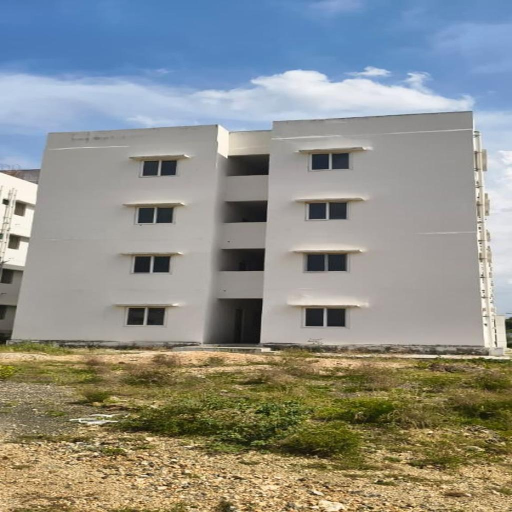
#> input picture OrgImages/Image_8.jpg, 1024 x 1024 px, found by its file name (shown at 1/2 size)
$ python floor_count_contours.py
#> lines starting #> are read from the running program, lines starting #| are printed output that depends on the picture; after the words box and inside, x2 and y2 are one past the last pixel; in counts of white or black regions, pixels touching at a corner belong together
# Importing required packages
import cv2
import numpy as np

# LFunction to count floors based on contours
def count_floors(image_path,
    blur_ksize = (5, 5),
    block_size = 21,
    C = 10,
    morph_kernel_size = (5, 5),
    morph_iterations = 2,
    aspect_ratio_range = (0.5, 2.0),
    area_range = (1000, 20000),
    floor_tolerance = 40,
    resize_width = 800,
    show_result = True):

    """
    Count floors in a building image using classical computer vision (no deep learning).
    Parameters:
    -----------
    image_path : str --> Path to input image
    blur_ksize : tuple(int, int) --> Gaussian blur kernel size
    block_size : int --> Block size for adaptive threshold (must be odd)
    C : int --> Constant subtracted in adaptive thresholding
    morph_kernel_size : tuple(int, int) --> Kernel size for morphological closing
    morph_iterations : int --> Number of morphological iterations
    aspect_ratio_range : tuple(float, float) --> Acceptable (min, max) window width/height ratio
    area_range : tuple(int, int) --> Acceptable (min, max) contour area for window candidates
    floor_tolerance : int --> Pixel distance to group windows into the same floor
    resize_width : int --> Width to resize image for consistency
    show_result : bool --> Whether to display the output image
    """
#> called with blur_ksize = (3, 3), block_size = 15, C = 5, morph_kernel_size = (7, 7), morph_iterations = 3, aspect_ratio_range = (0.3, 3), area_range = (400, 40000), floor_tolerance = 30

    # Load the Image
    try:
        img = cv2.imread(image_path)
#> img is the input picture: shape (1024, 1024, 3); mean B, G, R 138.3, 144.5, 142.8
    except Exception as e:
        raise FileNotFoundError("Image Not Found")

    # Resize the Image for Consistency
    height, width = img.shape[:2]
    scale = resize_width / width
    img = cv2.resize(img, (int(width * scale), int(height * scale)))
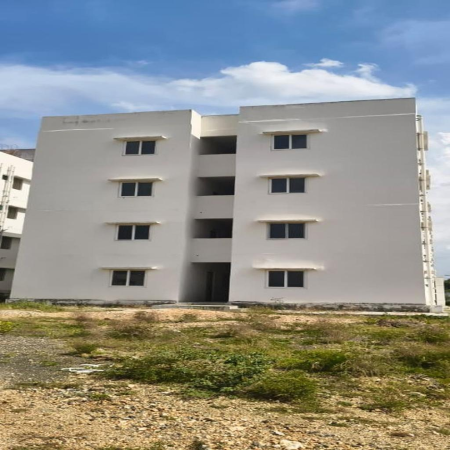
#> img: shape (900, 900, 3) (shown at 1/2 size); mean B, G, R 138.2, 144.4, 142.7

    # Convert the Image into grayscale
    gray = cv2.cvtColor(img, cv2.COLOR_BGR2GRAY)
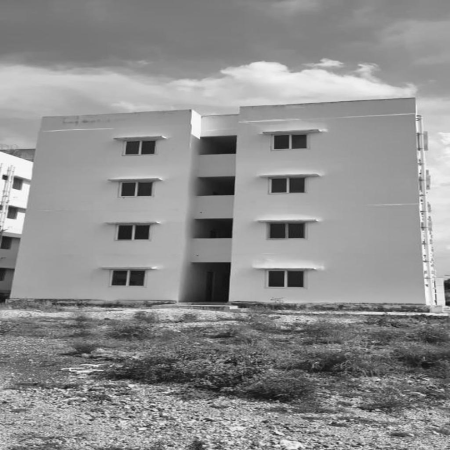
#> gray: shape (900, 900) (shown at 1/2 size); min 9, max 254, mean 143.2

    # Apply CLAHE on the gray image
    clahe = cv2.createCLAHE(clipLimit = 3.0, tileGridSize = (8,8))
    gray = clahe.apply(gray)
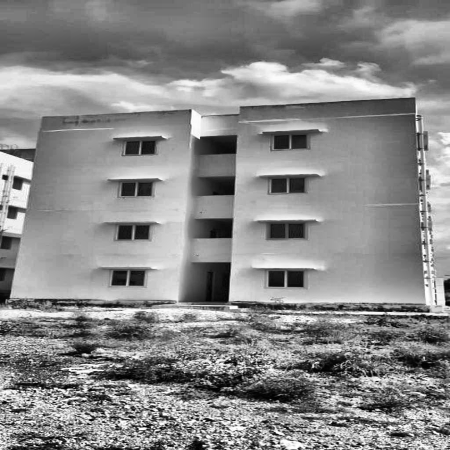
#> gray: shape (900, 900) (shown at 1/2 size); min 0, max 255, mean 137.2

    # Apply Gaussian Blur to reduce noise and improve edge detection
    blurred = cv2.GaussianBlur(gray, blur_ksize , 0)

    # Apply Adaptive Thresholding to Isolate windows ADAPTIVE_THRESH_MEAN_C
    thresh = cv2.adaptiveThreshold(blurred, 255, cv2.ADAPTIVE_THRESH_GAUSSIAN_C, cv2.THRESH_BINARY_INV, block_size, C)
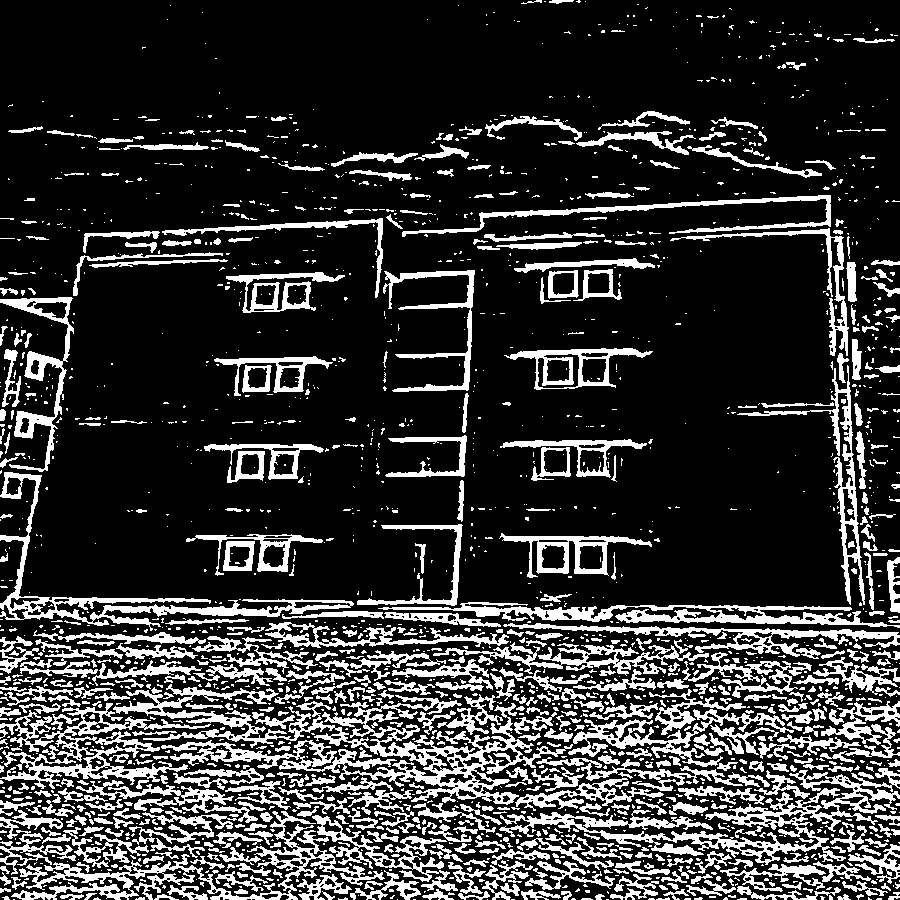
#> thresh: shape (900, 900); 20.7% white; 2150 white regions (1519 under 20 px), largest, box (x1, y1, x2, y2) and area: (113, 684, 573, 805) 12874, (499, 768, 900, 865) 7744, (11, 811, 385, 900) 5395

    # Morphological operations: Remove small noise and connect window regions
    kernel = np.ones(morph_kernel_size, np.uint8)
    morph = cv2.morphologyEx(thresh, cv2.MORPH_CLOSE, kernel, iterations = morph_iterations)
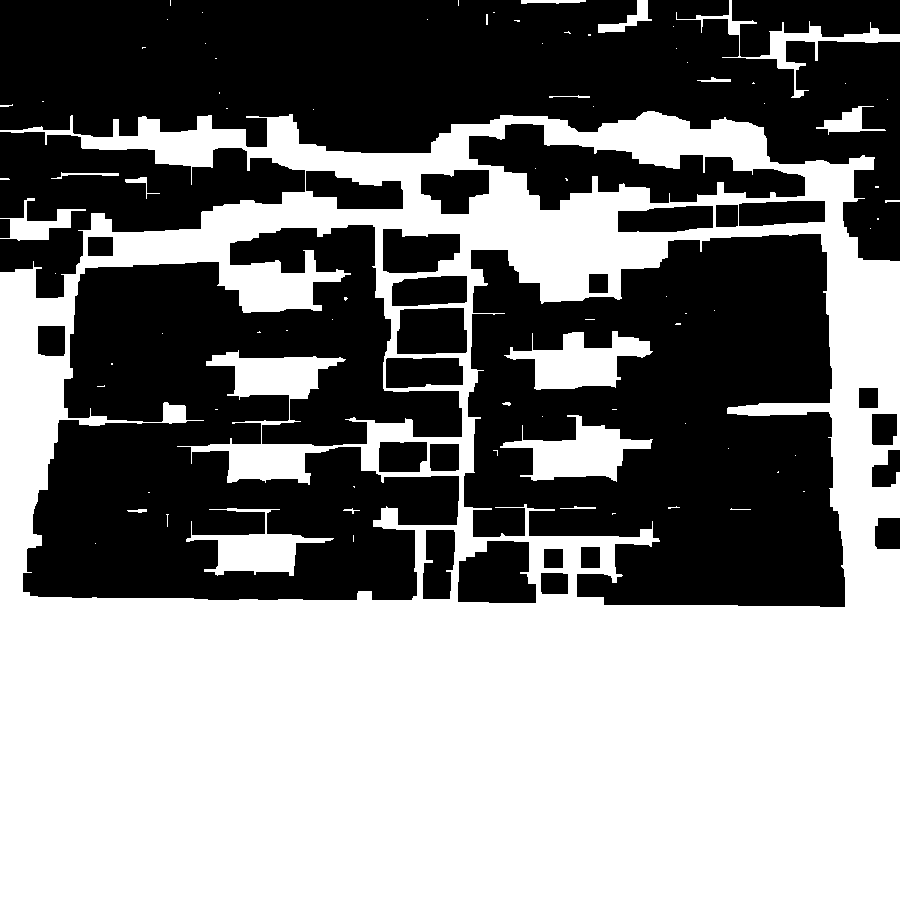
#> morph: shape (900, 900); 50.6% white; 30 black regions

    # Contour detection
    contours, hierarchy = cv2.findContours(morph, cv2.RETR_EXTERNAL, cv2.CHAIN_APPROX_SIMPLE)
#> contours = 43 contours, 34 with area under 20; largest, box (x1, y1, x2, y2) and area: (0, 111, 900, 900) 655756, (676, 0, 900, 98) 1947, (0, 198, 86, 241) 1085, (816, 106, 886, 135) 623, (598, 0, 652, 33) 502

    # Calculating the windows
    window_boxes = []

    for cnt in contours:
        x, y, w, h = cv2.boundingRect(cnt)
        aspect_ratio = w / float(h)
        area = cv2.contourArea(cnt)

        # Filter based on typical window shape and size
        if aspect_ratio_range[0] < aspect_ratio < aspect_ratio_range[1] and area_range[0] < area < area_range[1]:
            window_boxes.append((x, y, w, h))
#> this loop made 43 passes
#> (x, y, w, h, aspect_ratio, area) on passes 5, 8, 9, 10, 13, 23, 39, 40: (0, 198, 86, 43, 2, 1085), (125, 177, 35, 22, 1.59, 79), (51, 172, 68, 7, 9.71, 86), (0, 111, 900, 789, 1.14, 655756.5), (816, 106, 70, 29, 2.41, 623), (697, 77, 34, 5, 6.8, 56), (676, 0, 224, 98, 2.29, 1947), (598, 0, 54, 33, 1.64, 501.5)
#> after the loop, window_boxes = [(0, 198, 86, 43), (816, 106, 70, 29), (676, 0, 224, 98), (598, 0, 54, 33)]

    # Cluster windows by Y-coordinate (floor-wise): Sort windows from top to bottom
    window_boxes = sorted(window_boxes, key = lambda b: b[1])
#> window_boxes = [(676, 0, 224, 98), (598, 0, 54, 33), (816, 106, 70, 29), (0, 198, 86, 43)]

    y_coords = [b[1] + b[3] // 2 for b in window_boxes]  # center Y of each window
#> y_coords = [49, 16, 120, 219]

    floor_groups = []

    # pixel threshold between floors
    for y in y_coords:
        if not floor_groups or abs(y - np.mean(floor_groups[-1])) > floor_tolerance:
            floor_groups.append([y])
        else:
            floor_groups[-1].append(y)
#> this loop made 4 passes
#> y on passes 1 to 4: 49, 16, 120, 219
#> after the loop, floor_groups = [[49], [16], [120], [219]]

    num_floors = len(floor_groups)
#> num_floors = 4

    # # Draw results
    output = img.copy()
    # for (x, y, w, h) in window_boxes:
    #     cv2.rectangle(output, (x, y), (x + w, y + h), (0, 255, 0), 2)

    # Label each detected floor level
    for i, group in enumerate(floor_groups, 1):
        avg_y = int(np.mean(group))
#> this loop made 4 passes
#> (group, avg_y) on passes 1 to 4: ([49], 49), ([16], 16), ([120], 120), ([219], 219)
        # cv2.putText(output, f'Floor {i}', (10, avg_y), cv2.FONT_HERSHEY_SIMPLEX, 0.8, (255, 0, 0), 2, cv2.LINE_AA)

    cv2.putText(output, f"Estimated Floors: {num_floors}", (10, 40), cv2.FONT_HERSHEY_SIMPLEX, 0.7, (0, 0, 255), 1, cv2.LINE_AA)
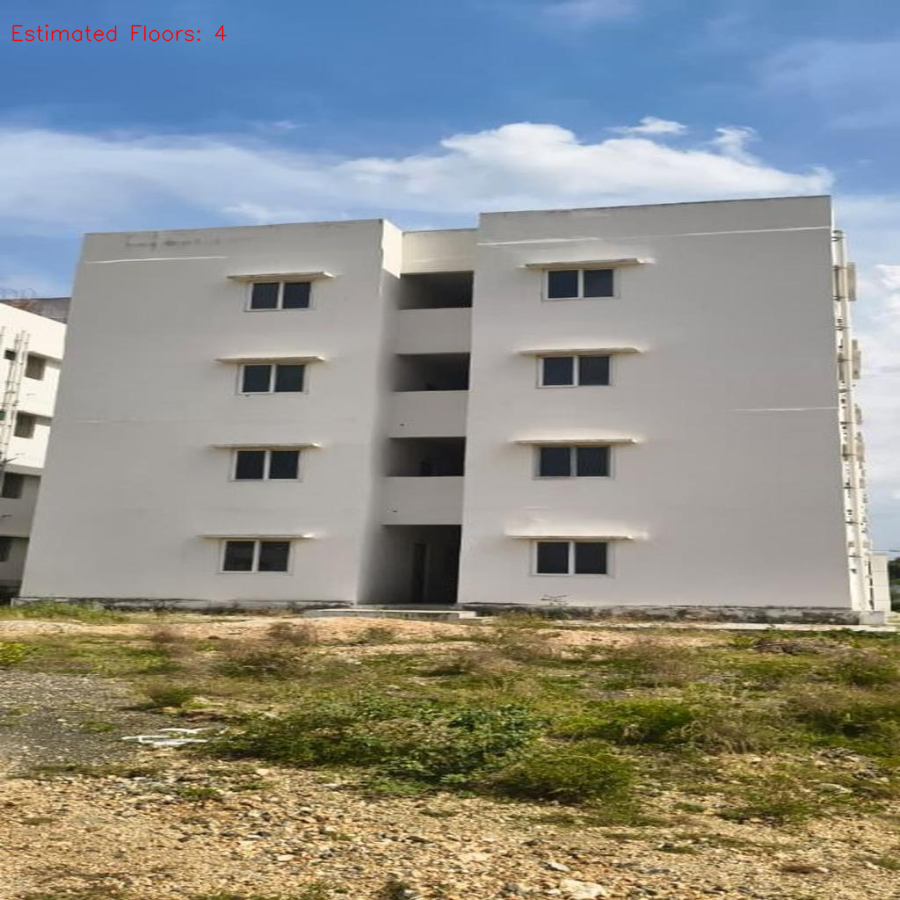
#> output: shape (900, 900, 3); 0.17% of pixels changed, all inside (x1, y1, x2, y2) = (12, 24, 227, 42)

    print("Estimated number of floors:", num_floors)
#| Estimated number of floors: 4

    # Display
    if show_result:
        cv2.imshow("Detected Windows and Floors", output)
        cv2.waitKey(0)
        cv2.destroyAllWindows()

    # Return the floor number and the output
    return num_floors, output

# Inference on the function
# r"C:\Users\Webbies\Jupyter_Notebooks\Berger_Building_Height_Width\images\Image_8.jpg"
if __name__ == "__main__":
    image_path = r"C:\Users\Webbies\Jupyter_Notebooks\Berger_Building_Height_Width\images\Image_8.jpg"
    floors, output = count_floors(
        image_path,
        blur_ksize = (3,3),
        block_size = 15,
        C = 5,
        morph_kernel_size = (7, 7),
        morph_iterations = 3,
        aspect_ratio_range = (0.3, 3.0),
        area_range = (400, 40000),
        floor_tolerance = 30,
        resize_width = 900,
        show_result = True
    )
#> floors = 4

$ run again, with OrgImages/Image_13.jpg copied over OrgImages/Image_8.jpg
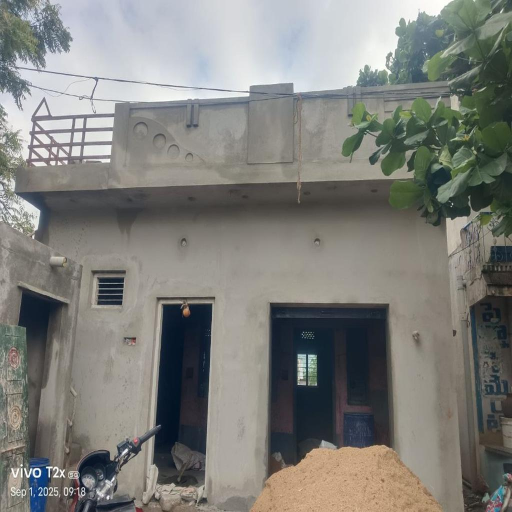
#> input picture OrgImages/Image_13.jpg, 1024 x 1024 px, found by its file name (shown at 1/2 size)
#> in count_floors, img is the input picture: shape (1024, 1024, 3); mean B, G, R 122.8, 127.2, 127
#> img: shape (900, 900, 3)
#> in count_floors, `thresh = cv2.adaptiveThreshold(blurred, 255, cv2.ADAPTIVE_THRESH_GAUSS..`:
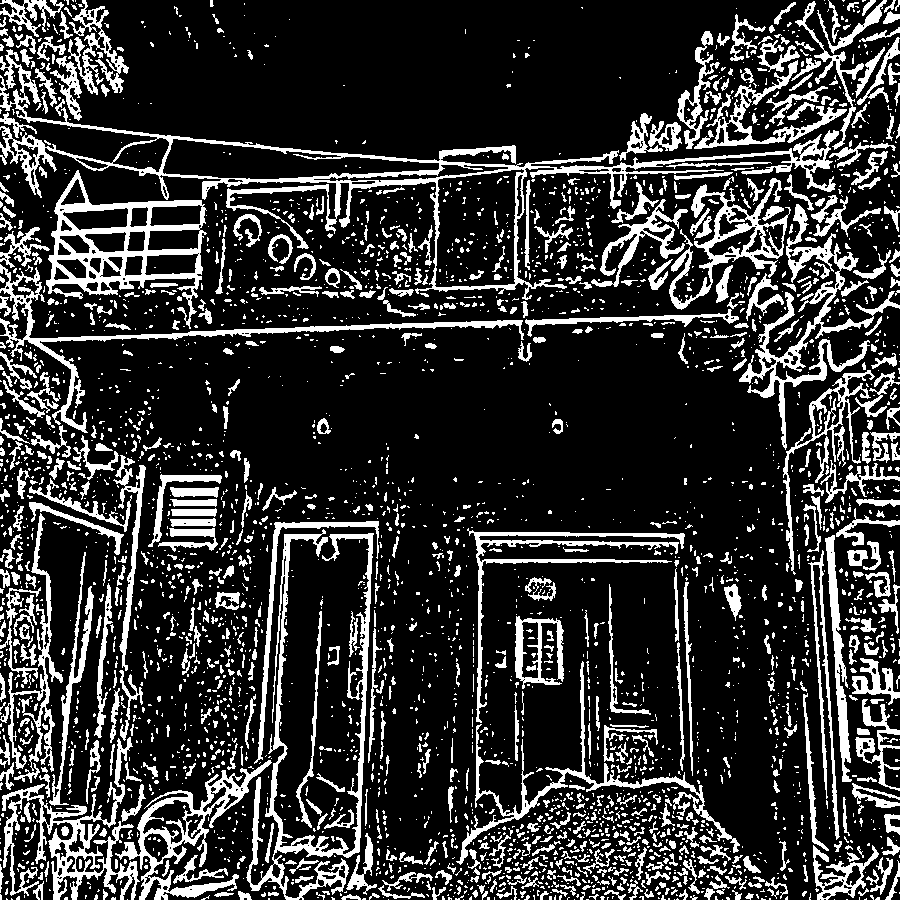
#> thresh: shape (900, 900); 20.1% white; 3482 white regions (2668 under 20 px), largest, box (x1, y1, x2, y2) and area: (0, 49, 839, 300) 13294, (246, 529, 374, 900) 6625, (46, 170, 207, 329) 6364
#> morph: shape (900, 900); 65.4% white; 59 black regions
#> contours = 21 contours, 16 with area under 20; largest, box (x1, y1, x2, y2) and area: (0, 0, 900, 900) 720354, (233, 33, 269, 65) 294, (513, 40, 535, 58) 217, (169, 0, 196, 42) 211, (210, 0, 225, 37) 66
#> the loop in count_floors, `for cnt in contours:` made 21 passes
#> (x, y, w, h, aspect_ratio, area) on passes 10, 12, 19, 20, 21: (513, 40, 22, 18, 1.22, 217), (233, 33, 36, 32, 1.12, 293.5), (210, 0, 15, 37, 0.405, 66.5), (169, 0, 27, 42, 0.643, 211), (0, 0, 900, 900, 1, 720354)
#> after the loop in count_floors, `for cnt in contours:`: window_boxes = []
#> num_floors = 0
#> in count_floors, `cv2.putText(output, f"Estimated Floors: {num_floors}", (10, 40), cv2.F..`:
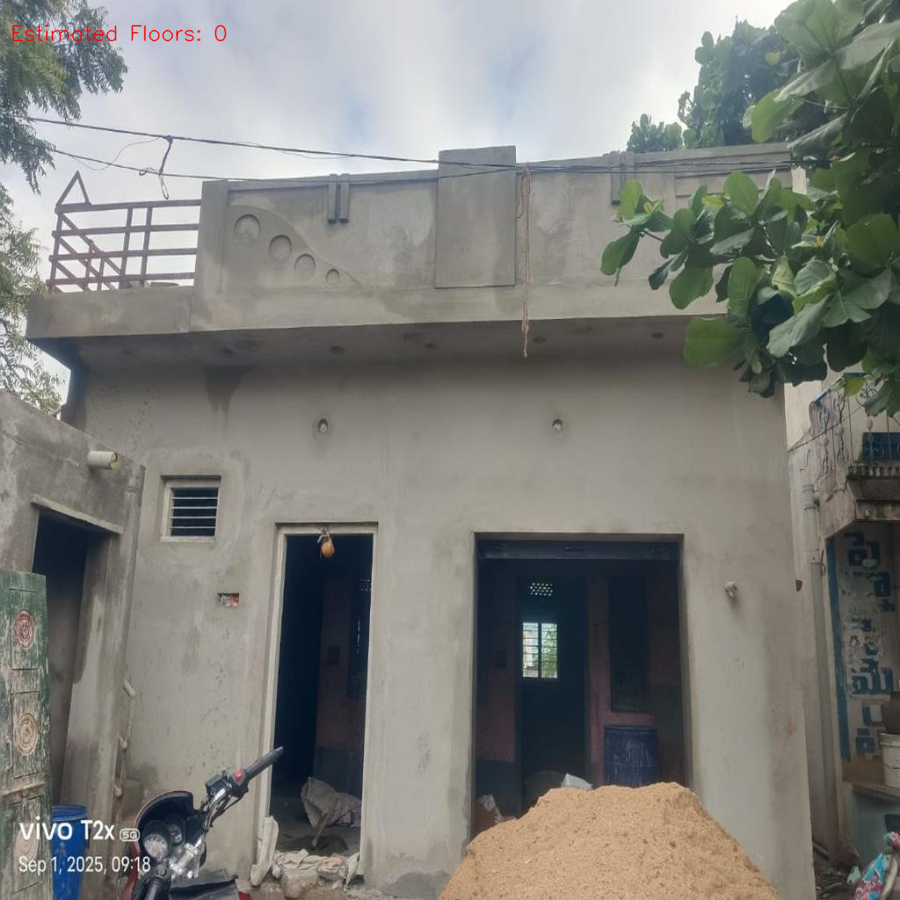
#> output: shape (900, 900, 3); mean B, G, R 122.6, 127, 126.9
#| Estimated number of floors: 0

$ run again, with OrgImages/Image_21.jpg copied over OrgImages/Image_8.jpg
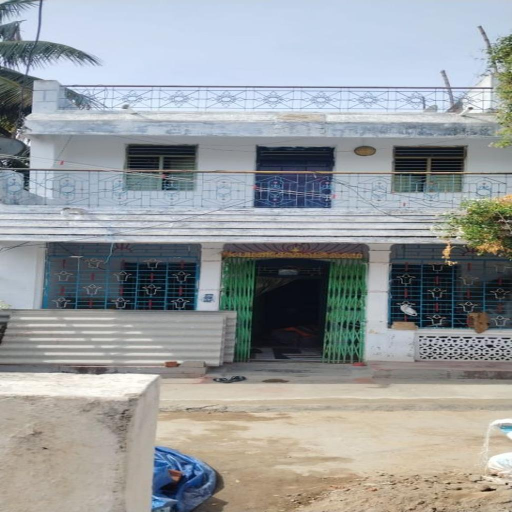
#> input picture OrgImages/Image_21.jpg, 1024 x 1024 px, found by its file name (shown at 1/2 size)
#> in count_floors, img is the input picture: shape (1024, 1024, 3); mean B, G, R 157.2, 155.3, 151.2
#> img: shape (900, 900, 3)
#> in count_floors, `thresh = cv2.adaptiveThreshold(blurred, 255, cv2.ADAPTIVE_THRESH_GAUSS..`:
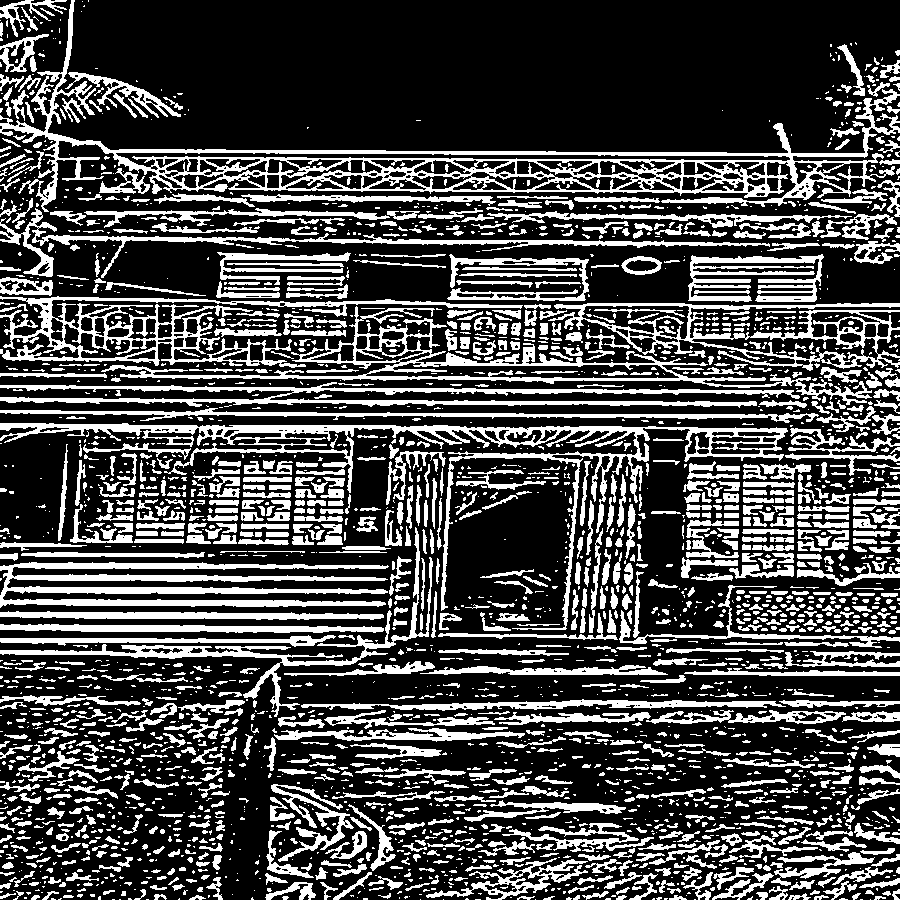
#> thresh: shape (900, 900); 28.3% white; 2854 white regions (1666 under 20 px), largest, box (x1, y1, x2, y2) and area: (0, 0, 900, 212) 18762, (0, 423, 788, 630) 11714, (0, 562, 389, 608) 8406
#> morph: shape (900, 900); 80% white; 29 black regions
#> contours = 8 contours, 6 with area under 20; largest, box (x1, y1, x2, y2) and area: (0, 0, 900, 900) 684911, (0, 488, 14, 494) 34
#> the loop in count_floors, `for cnt in contours:` made 8 passes
#> (x, y, w, h, aspect_ratio, area) on passes 1, 8: (0, 488, 14, 6, 2.33, 33.5), (0, 0, 900, 900, 1, 684911)
#> after the loop in count_floors, `for cnt in contours:`: window_boxes = []
#> num_floors = 0
#> in count_floors, `cv2.putText(output, f"Estimated Floors: {num_floors}", (10, 40), cv2.F..`:
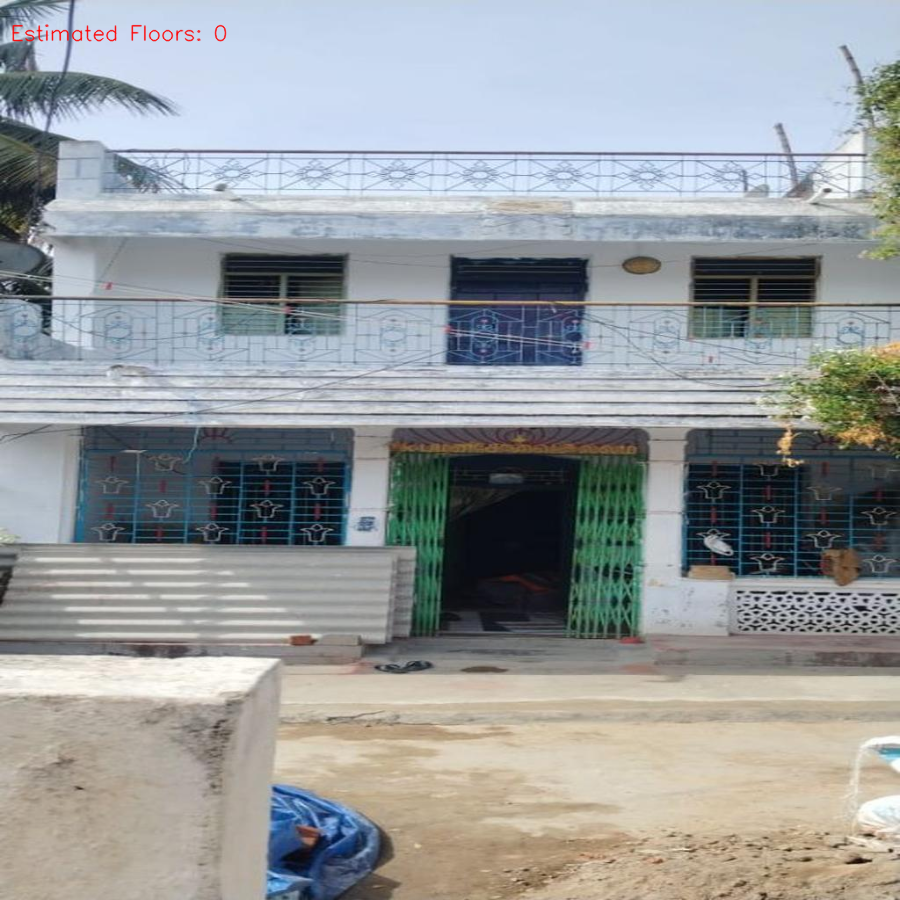
#> output: shape (900, 900, 3); mean B, G, R 157, 155.1, 151.1
#| Estimated number of floors: 0
